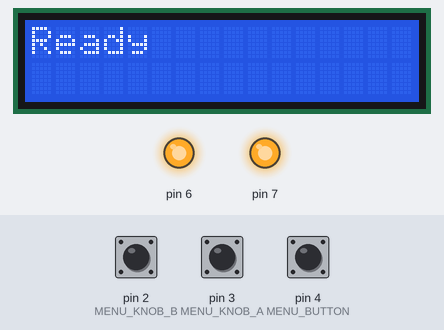
A sketch run on a simulated Arduino Uno, built with avr-gcc and run on an emulated ATmega328P. Parts: 16×2 character LCD, output pins drawn as LEDs (lit = HIGH). The inputs (shaded band) are chosen by the test bench; at power-on: pin 4 (MENU_BUTTON) HIGH, pin 2 (MENU_KNOB_B) HIGH, pin 3 (MENU_KNOB_A) HIGH. Pins used as bus, display or sensor lines are not drawn.

Above: at 0.3 s.
At 2.4 s:
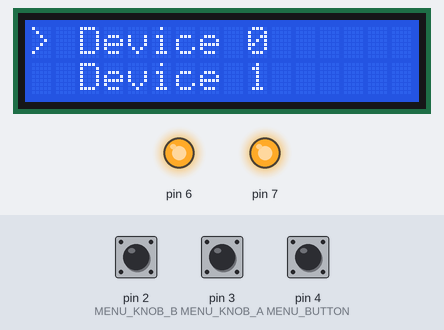
2.5 s: pin 4 (MENU_BUTTON) pulled LOW for 0.15 s
At 4.0 s:
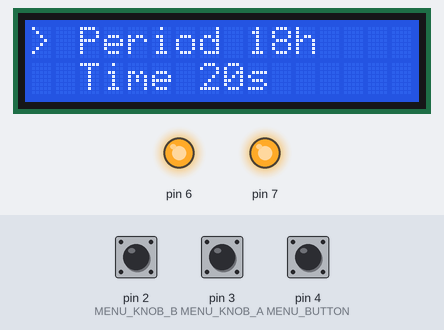
Timing chart, 0 to 5.5 s (numbered marks = the images above; inputs shaded):
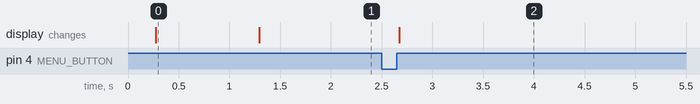

Measured:
- after the input at 2.5 s, the display: changes after 0.17 s (image 2)
- what the display in image 0 shows lasts 1.0 s, from 0.3 s to 1.3 s

The sketch:

main.ino
```cpp
#include "main.h"

int devices_count = 3;

void save_to_EEPROM() {
  int addr = 0;

  int magic = EEPROM_MAGIC_NUMBER;
  EEPROM.put(addr, magic);
  addr += sizeof(magic);

  EEPROM.put(addr, main_timer);
  addr += sizeof(main_timer);

  for (int i = 0; i < devices_count; i++) {
    EEPROM.put(addr, devices[i]);
    addr += sizeof(Device);
  }
}

void load_from_EEPROM() {
  int addr = 0;
  int magic;

  EEPROM.get(addr, magic);
  if (magic != EEPROM_MAGIC_NUMBER)
    return;
  addr += sizeof(magic);

  EEPROM.get(addr, main_timer);
  addr += sizeof(main_timer);

  memset(devices, 0, sizeof(Device) * devices_count);

  for (int i = 0; i < devices_count; i++) {
    EEPROM.get(addr, devices[i]);
    addr += sizeof(Device);
  }
}

String convert_millis(long millis) {
  long days = millis / (DAY);
  millis %= (DAY);

  long hours = millis / (HOUR);
  millis %= (HOUR);

  long minutes = millis / (MINUTE);
  millis %= (MINUTE);

  long seconds = millis / SECOND;

  // Формируем строку с результатом
  String result = "";
  if (days > 0) result += String(days) + "d";
  if (hours > 0) result += String(hours) + "h";
  if (minutes > 0) result += String(minutes) + "m";
  if (seconds > 0) result += String(seconds) + "s";

  return result;
}

void create_devices() {
  devices = (Device *)malloc(devices_count * sizeof(Device));

  if (!devices) {
    Serial.println("Memory allocation for devices failed");
  }

  for (int i = 0; i < devices_count; i++) {
    Device *device = &devices[i];
    Device *previous = NULL;
    if (i > 0) {
      previous = &devices[i-1];
    }

    device->parent_item = (MenuItem *)malloc(sizeof(MenuItem));
    device->period_item = (MenuItem *)malloc(sizeof(MenuItem));
    device->time_item = (MenuItem *)malloc(sizeof(MenuItem));
    device->back_item = (MenuItem *)malloc(sizeof(MenuItem));

    if (!device->parent_item || !device->period_item || !device->time_item || !device->back_item) {
      Serial.println("Memory allocation for menu items failed");
    }

    // Заполняем parent_item
    char nameBuffer[16];
    snprintf(nameBuffer, 16, "Device %d", i);
    device->parent_item->name = strdup(nameBuffer);

    if (!device->parent_item->name) {
      Serial.println("Memory allocation for name failed");
    }

    device->parent_item->parent = &mainMenu;
    device->parent_item->next = NULL;
    device->parent_item->prev = NULL;
    device->parent_item->child = device->period_item;
    device->parent_item->setting = NULL;

    // Заполняем period_item
    device->period_item->name = "Period";
    device->period_item->parent = device->parent_item;
    device->period_item->next = device->time_item;
    device->period_item->prev = device->back_item;
    device->period_item->child = NULL;
    device->period_item->setting = &device->period;

    // Заполняем time_item
    device->time_item->name = "Time";
    device->time_item->parent = device->parent_item;
    device->time_item->next = device->back_item;
    device->time_item->prev = device->period_item;
    device->time_item->child = NULL;
    device->time_item->setting = &device->time;

    // Заполняем back_item
    device->back_item->name = "Back";
    device->back_item->parent = device->parent_item;
    device->back_item->next = device->period_item;
    device->back_item->prev = device->time_item;
    device->back_item->child = device->parent_item;
    device->back_item->setting = NULL;

    device->time = 20 * SECOND;
    device->period = 18 * HOUR;
    device->timer = 0;
    device->state = false;

    if (devices_count > 1) {
      if (previous) {
        previous->parent_item->next = device->parent_item;
        device->parent_item->prev = previous->parent_item;
      }
      if (i == devices_count-1) {
        previous = &devices[0];
        previous->parent_item->prev = device->parent_item;
        device->parent_item->next = previous->parent_item;
      }
    }
  }
}

void display_menu() {
  lcd.clear();

  MenuItem *item = current;

  lcd.setCursor(0, 0);
  lcd.print("> ");
  lcd.print(item->name);
  if (item->setting) {
    lcd.print(" ");
    lcd.print(convert_millis(*item->setting));
  }
  if (item->next) {
    item = item->next;

    lcd.setCursor(2, 1);
    lcd.print(item->name);
    if (item->setting) {
      lcd.print(" ");
      lcd.print(convert_millis(*item->setting));
    }
  }
}

void navigate_up(MenuItem **current) {
  if ((*current)->prev) {
    *current = (*current)->prev;
    display_menu();
  }
}

void navigate_down(MenuItem **current) {
  if ((*current)->next) {
    *current = (*current)->next;
    display_menu();
  }
}

void select_item(MenuItem **current) {
  if ((*current)->child) {
    *current = (*current)->child;
    display_menu();
  } else if ((*current)->setting && !setting_selected) {
    setting_selected = true;
  } else if ((*current)->setting && setting_selected) {
    setting_selected = false;
  }
}

void value_up() {
  if (*(current->setting) > 7200000) { // 2h
    *(current->setting) += 1 * HOUR;
  } else if (*(current->setting) > 3600000) { //1h
    *(current->setting) += 10 * MINUTE;
  } else if (*(current->setting) > 1800000) { //30m
    *(current->setting) += 5 * MINUTE;
  } else if (*(current->setting) > 600000) { //10m
    *(current->setting) += 1 * MINUTE;
  } else if (*(current->setting) > 60000) { //1m
    *(current->setting) += 30 * SECOND;
  } else {
    *(current->setting) += 2.5 * SECOND;
  }
}

void value_down() {
  if (*(current->setting) > 7200000) { // 2h
    *(current->setting) -= 1 * HOUR;
  } else if (*(current->setting) > 3600000) { //1h
    *(current->setting) -= 10 * MINUTE;
  } else if (*(current->setting) > 1800000) { //30m
    *(current->setting) -= 5 * MINUTE;
  } else if (*(current->setting) > 600000) { //10m
    *(current->setting) -= 1 * MINUTE;
  } else if (*(current->setting) > 60000) { //1m
    *(current->setting) -= 30 * SECOND;
  } else {
    *(current->setting) -= 2.5 * SECOND;
  }
}

void nullify_flags() {
  b_flag = 0;
  a_flag = 0;
}

void pin_a() {
  volatile byte value = 0;
  bool changed = false;

  if (main_timer - last_interrupt_time < DEBOUNCE) {
    return;
  }
  last_interrupt_time = main_timer;

  cli();
  value = PIND & 0xC;
  if(value == 8 && a_flag) {
    changed = true;
    nullify_flags();
  } else if (value == 12) b_flag = 1;
  sei();

  if (changed && !setting_selected) {
    navigate_down(&current);
  } else if (changed && setting_selected) {
    value_down();
    display_menu();
  }
}

void pin_b() {
  volatile byte value = 0;
  bool changed = false;

  cli();
  value = PIND & 0xC;
  if (value == 12 && b_flag) {
    changed = true;
    nullify_flags();
  } else if (value == 8) a_flag = 1;
  sei();

  if (changed && !setting_selected) {
    navigate_up(&current);
  } else if (changed && setting_selected) {
    value_up();
    display_menu();
  }
}

void LCD_setup() {
  lcd.init();
  lcd.backlight();
  lcd.clear();
  delay(200);
  lcd.setCursor(0, 0);
  lcd.print("Ready");
  delay(1000);
  display_menu();
}

void setup_menu() {
  current = devices[0].parent_item;
  mainMenu.child = devices[0].parent_item;
}

void setup() {
  Serial.begin(9600);
  BTSerial.begin(9600);

  create_devices();
  load_from_EEPROM();

  setup_menu();

  for (int i = DEVICE_FIRST_PIN; i < DEVICE_FIRST_PIN + devices_count; i++) {
    pinMode(i, OUTPUT);
    digitalWrite(i, 1);
  }

  pinMode(MENU_BUTTON, INPUT_PULLUP);
  pinMode(MENU_KNOB_A, INPUT_PULLUP);
  pinMode(MENU_KNOB_B, INPUT_PULLUP);
  attachInterrupt(0, pin_a, RISING);
  attachInterrupt(1, pin_b, RISING);

  LCD_setup();
}

boolean is_it_time(long ctimer, long period) {
  return main_timer - ctimer > period;
}

void turn_device(Device *device, int pin) {
  if (device->state)
    digitalWrite(pin, 1);
  else
    digitalWrite(pin, 0);
  device->timer = main_timer;
  device->state = !device->state;
}

void loop() {
  main_timer = millis();
  bool btn_state = !digitalRead(MENU_BUTTON);

  if (main_timer - last_save_time >= 1 * HOUR) {
    save_to_EEPROM();
    last_save_time = main_timer;
  }

  if (btn_state && !button_pressed) {
    button_pressed = true;
  }
  if (!btn_state && button_pressed) {
    button_pressed = false;
    select_item(&current);
  }

  for (int p = DEVICE_FIRST_PIN, d = 0;
       p < DEVICE_FIRST_PIN + devices_count, d < devices_count;
       p++, d++) {
    if (!devices[d].state) {
      if (is_it_time(devices[d].timer, devices[d].period))
        turn_device(&devices[d], p);
    } else {
      if (is_it_time(devices[d].timer, devices[d].time))
        turn_device(&devices[d], p);
    }
  }
}
```

main.h
```cpp
#include <string.h>
#include <EEPROM.h>
#include <SoftwareSerial.h>
#include <LiquidCrystal_I2C.h>

#define EEPROM_MAGIC_NUMBER 0xABCD
#define DEBOUNCE 5

#define DEVICE_FIRST_PIN 5
#define MENU_KNOB_A 3
#define MENU_KNOB_B 2
#define MENU_BUTTON 4

#define SECOND 1000
#define MINUTE 60000
#define HOUR 3600000
#define DAY 86400000

typedef enum {
    WATER,
    LIGHT
} DeviceType;

typedef struct MenuItem {
    const char *name;
    struct MenuItem *parent;
    struct MenuItem *next;
    struct MenuItem *prev;
    struct MenuItem *child;
    long *setting;
} MenuItem;

typedef struct Device {
    struct MenuItem *parent_item;
    struct MenuItem *period_item;
    struct MenuItem *time_item;
    struct MenuItem *back_item;
    unsigned long timer;
    long time;
    long period;
    bool state;
} Device;

volatile byte a_flag = 0;
volatile byte b_flag = 0;
bool button_pressed = false;
bool setting_selected = false;

LiquidCrystal_I2C lcd(0x27, 16, 2);
SoftwareSerial BTSerial(10, 11);

Device *devices = NULL;

MenuItem mainMenu = {"Main manu", NULL, NULL, NULL, NULL, NULL};
MenuItem *current = NULL;

unsigned long main_timer, last_interrupt_time, last_save_time = 0;

void display_menu();
void navigate_up(MenuItem **current);
void navigate_down(MenuItem **current);
void select_item(MenuItem **current);
```
